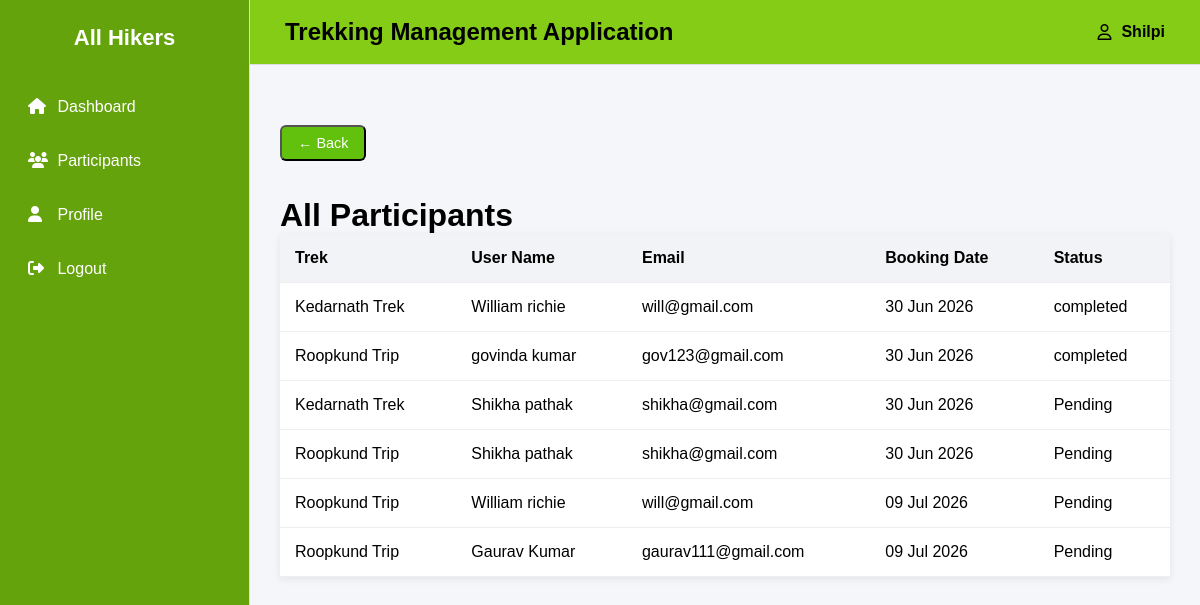
Page /staff_dashboard/participants (signed in) on the earlier database version.
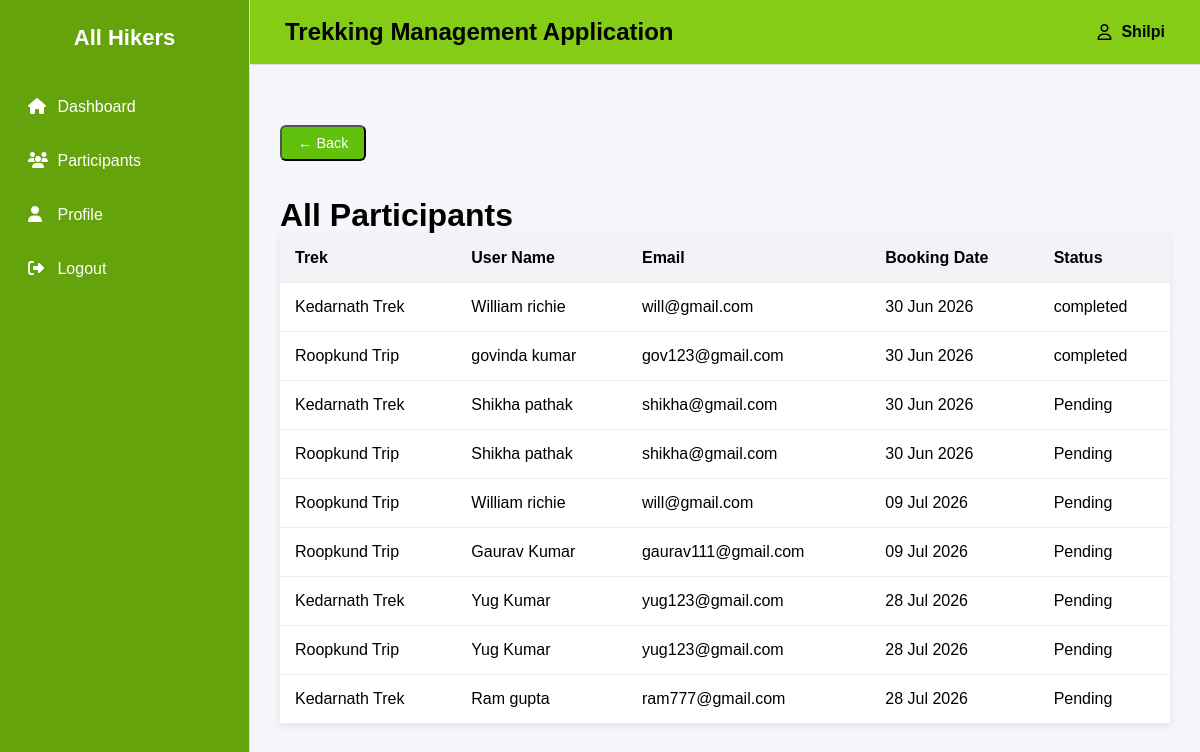
Same page on the later database version.
### backend/models.py (models this page shows)
class Booking(db.Model):
    __tablename__="booking"
    id=db.Column(db.Integer,primary_key=True)
    booking_status=db.Column(db.String,default="Pending")
    booking_date=db.Column(db.Date,nullable=False)
    payment_status=db.Column(db.String,default="Pending")
    user_id=db.Column(db.Integer, db.ForeignKey("users.id"),nullable=False)
    trek_id=db.Column(db.Integer, db.ForeignKey("trek.id"),nullable=False)

class Trek(db.Model):
    __tablename__="trek"
    id = db.Column(db.Integer,primary_key=True)
    trek_name = db.Column(db.String,nullable=False)
    location = db.Column(db.String,nullable=False)
    difficulty = db.Column(db.String,nullable=False)
    duration_days = db.Column(db.Integer,nullable=False)
    available_slots = db.Column(db.Integer,nullable=False)
    assigned_staff_id = db.Column(db.Integer, db.ForeignKey("staff_profile.id"),nullable=True)
    status = db.Column(db.String,default="Available")
    start_date = db.Column(db.Date,nullable=False)
    end_date = db.Column(db.Date,nullable=False)
    bookings=db.relationship("Booking",cascade="all,delete",backref="trek",lazy=True) #Trek can access all of its bookings

class Users(db.Model):
    __tablename__="users"
    id=db.Column(db.Integer,primary_key=True)
    role=db.Column(db.Integer,default=1)
    username=db.Column(db.String,nullable=False)
    password=db.Column(db.String,nullable=False)
    email=db.Column(db.String,nullable=False)
    address=db.Column(db.String,nullable=False)
    full_name=db.Column(db.String,nullable=False)
    pin_code=db.Column(db.String,nullable=False)
    is_approved = db.Column(db.Boolean, default=True)  # True for normal users
    booking=db.relationship("Booking",cascade="all,delete",backref="users",lazy=True) #User can access all of his bookings

### backend/controllers.py (the view)
@auth_bp.route("/staff_dashboard/participants")
def staff_participants():
    user_id = session.get('id')
    if not user_id:
        flash("Please login first", "danger")
        return redirect(url_for('auth.login'))
    staff = Staff_profile.query.filter_by(user_id=user_id).first()
    if not staff:
        flash("Staff profile not found", "danger")
        return redirect(url_for('auth.login'))
    treks = Trek.query.filter_by(assigned_staff_id=staff.id).all()
    trek_ids = [t.id for t in treks]
    bookings = Booking.query.filter(
        Booking.trek_id.in_(trek_ids),
        Booking.booking_status != "Cancelled"
    ).all()
    return render_template(
        'staff_participants.html',
        bookings=bookings,
        name=session.get('name')
    )

### templates/staff_participants.html (shortened to what this page needs)
{% extends "base.html" %}
{% block content %}
<div class="page-header">
    <button type="button" class="btn-add-trek" onclick="history.back()">&larr; Back</button>
</div>
<br> <br>
<h1>All Participants</h1>
<table class="participants-table">
    <thead>
        <tr>
            <th>Trek</th>
            <th>User Name</th>
            <th>Email</th>
            <th>Booking Date</th>
            <th>Status</th>
        </tr>
    </thead>
    <tbody>
        {% for b in bookings %}
        <tr>
            <td>{{ b.trek.trek_name }}</td>
            <td>{{ b.users.full_name }}</td>
            <td>{{ b.users.email }}</td>
            <td>{{ b.booking_date.strftime('%d %b %Y') }}</td>
            <td>{{ b.booking_status }}</td>
        </tr>
        {% endfor %}
    </tbody>
</table>
{% endblock %}

Differences in the rows shown:
added Booking: trek.trek_name "Kedarnath Trek", users.full_name "Yug Kumar", users.email "yug123@gmail.com", booking_date "28 Jul 2026", booking_status "Pending"
added Booking: trek.trek_name "Roopkund Trip", users.full_name "Yug Kumar", users.email "yug123@gmail.com", booking_date "28 Jul 2026", booking_status "Pending"
added Booking: trek.trek_name "Kedarnath Trek", users.full_name "Ram gupta", users.email "ram777@gmail.com", booking_date "28 Jul 2026", booking_status "Pending"
